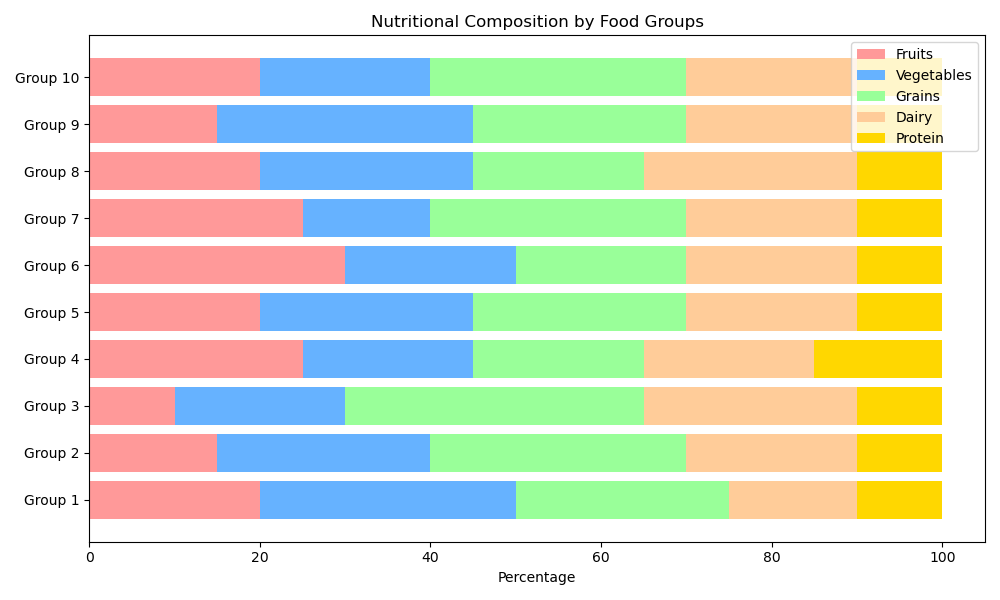

Python code for this plot:

import matplotlib.pyplot as plt
import numpy as np

data = {
    'Group 1': [20, 30, 25, 15, 10],
    'Group 2': [15, 25, 30, 20, 10],
    'Group 3': [10, 20, 35, 25, 10],
    'Group 4': [25, 20, 20, 20, 15],
    'Group 5': [20, 25, 25, 20, 10],
    'Group 6': [30, 20, 20, 20, 10],
    'Group 7': [25, 15, 30, 20, 10],
    'Group 8': [20, 25, 20, 25, 10],
    'Group 9': [15, 30, 25, 20, 10],
    'Group 10': [20, 20, 30, 20, 10]
}

categories = list(data.keys())
labels = ['Fruits', 'Vegetables', 'Grains', 'Dairy', 'Protein']
colors = ['#FF9999', '#66B2FF', '#99FF99', '#FFCC99', '#FFD700']

data_values = np.array(list(data.values()))
data_cum = data_values.cumsum(axis=1)

fig, ax = plt.subplots(figsize=(10, 6))
bar_width = 0.8

for i in range(data_values.shape[1]):
    starts = data_cum[:, i] - data_values[:, i]
    ax.barh(categories, data_values[:, i], left=starts, height=bar_width, label=labels[i], color=colors[i])

ax.set_xlabel('Percentage')
ax.set_title('Nutritional Composition by Food Groups')
ax.legend(loc='upper right')

plt.tight_layout()
plt.show()
